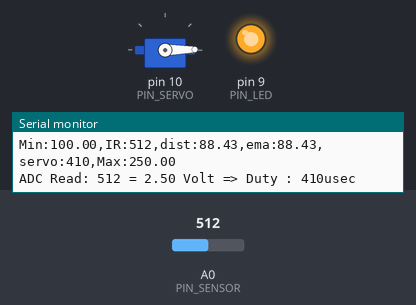
A sketch run on a simulated Arduino Uno, built with avr-gcc and run on an emulated ATmega328P. Shown: servo, output pins drawn as LEDs (lit = HIGH), the last lines printed to the serial monitor. The test bench sets the inputs (shaded band); at power-on: A0 (PIN_SENSOR) = 512.

Above: at 1.2 s.
1.3 s: A0 (PIN_SENSOR) set to 489
2.8 s: A0 (PIN_SENSOR) set to 454
At 4.1 s:
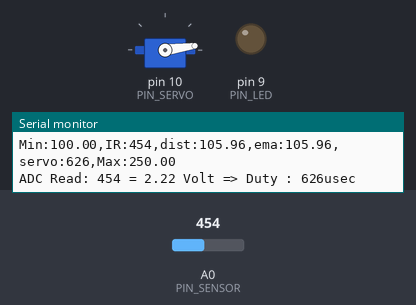
4.4 s: A0 (PIN_SENSOR) set to 240
At 5.8 s:
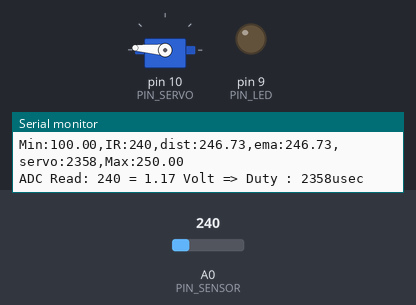
6.1 s: A0 (PIN_SENSOR) set to 260
At 6.7 s:
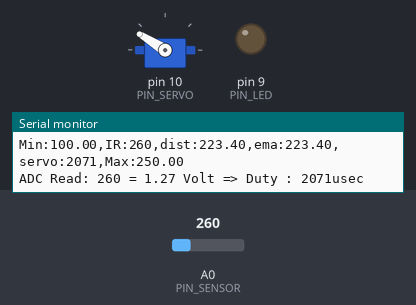
7.8 s: A0 (PIN_SENSOR) set to 306
At 9.1 s:
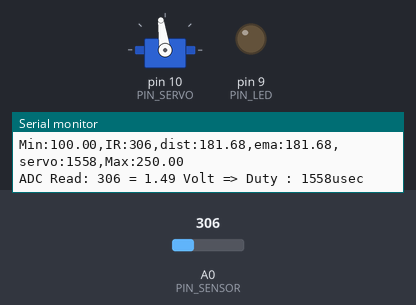
9.4 s: A0 (PIN_SENSOR) set to 0
At 9.9 s:
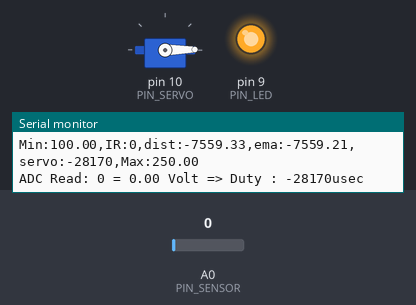
Timing chart, 0 to 11.9 s (numbered marks = the images above; inputs shaded):
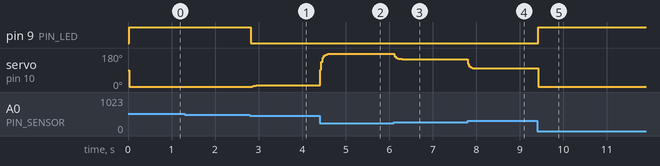

The sketch:

17_example_1.ino
```cpp
#include <Servo.h>

// Arduino pin assignment

#define PIN_POTENTIOMETER 3 // Potentiometer at Pin A3
// Add IR Sensor Definition Here !!!
#define PIN_SENSOR 0 // Sensor at Pin A0
#define PIN_LED 9
#define PIN_SERVO 10

#define _DIST_MIN 100.0   // minimum distance to be measured (unit: mm)
#define _DIST_MAX 250.0   // maximum distance to be measured (unit: mm)

#define _EMA_ALPHA 0.5    // EMA weight of new sample (range: 0 to 1)

#define _DUTY_MIN 553  // servo full clock-wise position (0 degree)
#define _DUTY_NEU 1476 // servo neutral position (90 degree)
#define _DUTY_MAX 2399 // servo full counter-clockwise position (180 degree)

#define LOOP_INTERVAL 30   // Loop Interval (unit: msec)

Servo myservo;
float  dist_ema, dist_prev = _DIST_MAX; // unit: mm
unsigned long last_loop_time;   // unit: msec

void setup()
{
  pinMode(PIN_LED, OUTPUT);

  myservo.attach(PIN_SERVO);
  myservo.writeMicroseconds(_DUTY_NEU);

  Serial.begin(1000000); //set max
}

void loop()
{
  unsigned long time_curr = millis();
  int a_value, duty;
  float dist, dist_prev;

  // wait until next event time
  if (time_curr < (last_loop_time + LOOP_INTERVAL))
    return;
  last_loop_time += LOOP_INTERVAL;

  // Remove Next line !!!
  // a_value = analogRead(PIN_POTENTIOMETER);
  // Read IR Sensor value !!!
  a_value = analogRead(PIN_SENSOR);
  // Convert IR sensor value into distance !!!
  dist = (6762.0/(a_value-9)-4.0)*10.0 - 6.0;
  // we need distance range filter here !!!
  if (dist < _DIST_MIN) {
    dist = dist_prev;           // cut lower than minimum
    digitalWrite(PIN_LED, 1);       // LED OFF
  } else if (dist > _DIST_MAX) {
    dist = dist_prev;           // Cut higher than maximum
    digitalWrite(PIN_LED, 1);       // LED OFF
  } else {    // In desired Range
    digitalWrite(PIN_LED, 0);       // LED ON
    dist_prev = dist;
  }
  // we need EMA filter here !!!
  dist_ema = _EMA_ALPHA * dist + (1 - _EMA_ALPHA) * dist_ema;
  duty = (float)((_DUTY_MAX - _DUTY_MIN) * (dist_ema - 100) / 150 + _DUTY_MIN);

  // map distance into duty
  // duty = map(a_value, 0, 1023, _DUTY_MIN, _DUTY_MAX);
  // myservo.writeMicroseconds(duty);
  if (dist_ema <= _DIST_MIN) {
    myservo.writeMicroseconds(_DUTY_MIN);
  } else if (dist_ema >= _DIST_MAX) {
    myservo.writeMicroseconds(_DUTY_MAX);
  } else {
    myservo.writeMicroseconds(duty);
  }


  // print IR sensor value, distnace, duty !!!
  Serial.print("Min:");    Serial.print(_DIST_MIN);
  Serial.print(",IR:");   Serial.print(a_value);
  Serial.print(",dist:");  Serial.print(dist);
  Serial.print(",ema:"); Serial.print(dist_ema);
  Serial.print(",servo:");  Serial.print(duty);
  Serial.print(",Max:");   Serial.print(_DIST_MAX);
  Serial.println("");

  Serial.print("ADC Read: "); Serial.print(a_value);
  Serial.print(" = ");
  Serial.print((a_value / 1024.0) * 5.0);
  Serial.print(" Volt => Duty : ");
  Serial.print(duty);
  Serial.println("usec");
}
```

Measured:
- the behaviour switches between 473 and 472 on A0 (PIN_SENSOR) (found by bisection; images 0 and 1)
- after the input at 2.8 s, pin 9 (PIN_LED): HIGH → LOW at once; servo on pin 10 (PIN_SERVO): 1° → 8° after 0.05 s
- after the input at 4.4 s, servo on pin 10 (PIN_SERVO): 8° → 175° at once, → 176° 0.24 s later
- after the input at 6.1 s, servo on pin 10 (PIN_SERVO): 176° → 149° at once, → 148° 0.18 s later
- after the input at 7.8 s, servo on pin 10 (PIN_SERVO): 148° → 99° at once, → 98° 0.24 s later
- after the input at 9.4 s, pin 9 (PIN_LED): LOW → HIGH at once; servo on pin 10 (PIN_SERVO): 98° → 1° at once
